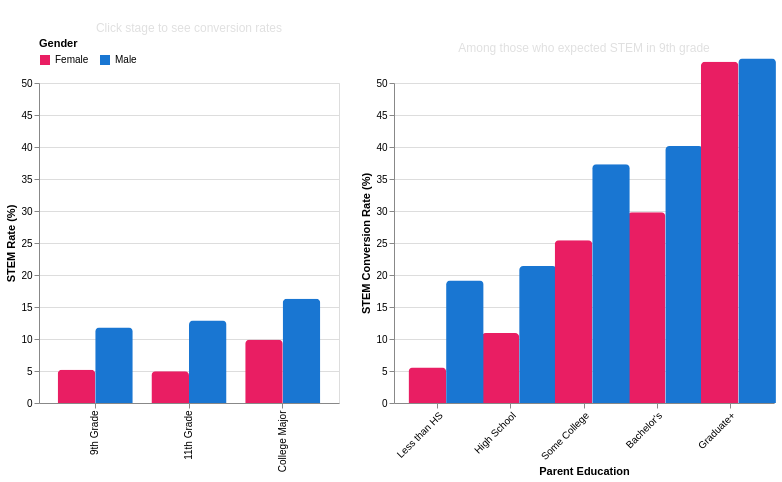

Notebook code for this chart:
### Markdown cell above
## Viz 5: The STEM Pipeline - 9th Grade to College (HSLS)

**Research Question:** How does the STEM pipeline "leak" differently for males vs females?

- **Left Chart (Driver):** STEM rates at each stage (9th, 11th, College) by Gender
- **Right Chart:** Conversion rates from expectation to major by Parent Education x Gender

### Code cell
hsls_v5 = hsls_df[(hsls_df["X1SEX"].isin([1, 2])) &
                   (hsls_df["X1STU30OCC_STEM1"].notna()) &
                   (hsls_df["X4RFDGMJSTEM"].notna()) &
                   (hsls_df["X1PAR1EDU"].notna())].copy()
hsls_v5 = hsls_v5[hsls_v5["X1PAR1EDU"] > 0]

hsls_v5["Gender"] = hsls_v5["X1SEX"].map({1: "Male", 2: "Female"})
hsls_v5["Parent_Education"] = hsls_v5["X1PAR1EDU"].map(hsls_edu_map)
hsls_v5["STEM_9th"] = hsls_v5["X1STU30OCC_STEM1"] == 1
hsls_v5["STEM_Major"] = hsls_v5["X4RFDGMJSTEM"] == 1

if "X2STU30OCC_STEM1" in hsls_v5.columns:
    hsls_v5["STEM_11th"] = hsls_v5["X2STU30OCC_STEM1"] == 1
else:
    hsls_v5["STEM_11th"] = hsls_v5["STEM_9th"]

pipeline_rows = []
for stage, col in [("9th Grade", "STEM_9th"), ("11th Grade", "STEM_11th"), ("College Major", "STEM_Major")]:
    for gender in ["Female", "Male"]:
        subset = hsls_v5[hsls_v5["Gender"] == gender]
        rate = subset[col].mean() * 100
        count = len(subset)
        pipeline_rows.append({"Stage": stage, "Gender": gender, "STEM_Rate": rate, "Count": count})
pipeline_df = pd.DataFrame(pipeline_rows)

stem_expecters = hsls_v5[hsls_v5["STEM_9th"] == True]
conversion_data = stem_expecters.groupby(["Parent_Education", "Gender"]).agg(
    Conversion_Rate=("STEM_Major", "mean"),
    Count=("STEM_Major", "count")
).reset_index()
conversion_data["Conversion_Rate"] = conversion_data["Conversion_Rate"] * 100

stage_order = ["9th Grade", "11th Grade", "College Major"]
stage_select = alt.selection_point(fields=["Stage"], name="stage_select")

left_chart = alt.Chart(pipeline_df).mark_bar(
    cornerRadiusTopLeft=4, cornerRadiusTopRight=4, cursor="pointer"
).encode(
    x=alt.X("Stage:N", title=None, sort=stage_order),
    xOffset=alt.XOffset("Gender:N"),
    y=alt.Y("STEM_Rate:Q", title="STEM Rate (%)", scale=alt.Scale(domain=[0, 50])),
    color=alt.Color("Gender:N",
                    scale=alt.Scale(domain=["Female", "Male"], range=["#E91E63", "#1976D2"]),
                    legend=alt.Legend(title="Gender", orient="top")),
    opacity=alt.condition(stage_select, alt.value(1), alt.value(0.4)),
    tooltip=["Stage:N", "Gender:N",
             alt.Tooltip("STEM_Rate:Q", format=".1f", title="STEM Rate (%)"),
             alt.Tooltip("Count:Q", format=",d", title="Students")]
).add_params(stage_select).properties(
    name="view_1",
    title={"text": "STEM Pipeline by Gender", "subtitle": "Click stage to see conversion rates",
           "color": "#FFFFFF", "fontSize": 14, "subtitleColor": "#E0E0E0"},
    width=300, height=320
)

right_chart = alt.Chart(conversion_data).mark_bar(
    cornerRadiusTopLeft=4, cornerRadiusTopRight=4
).encode(
    x=alt.X("Parent_Education:N", title="Parent Education", sort=hsls_edu_order, axis=alt.Axis(labelAngle=-45)),
    xOffset=alt.XOffset("Gender:N"),
    y=alt.Y("Conversion_Rate:Q", title="STEM Conversion Rate (%)", scale=alt.Scale(domain=[0, 50])),
    color=alt.Color("Gender:N",
                    scale=alt.Scale(domain=["Female", "Male"], range=["#E91E63", "#1976D2"]),
                    legend=None),
    tooltip=["Parent_Education:N", "Gender:N",
             alt.Tooltip("Conversion_Rate:Q", format=".1f", title="Conversion Rate (%)"),
             alt.Tooltip("Count:Q", format=",d", title="STEM Expecters")]
).properties(
    title={"text": "Conversion: Expectation to Major", "subtitle": "Among those who expected STEM in 9th grade",
           "color": "#FFFFFF", "fontSize": 14, "subtitleColor": "#E0E0E0"},
    width=380, height=320
)

viz5 = alt.hconcat(left_chart, right_chart).resolve_scale(color="independent")
save_chart(viz5, "hsls_math_identity_race.json")
viz5

### Figure 1 — Vega-Lite specification as saved in the notebook (floating-point values rounded to 4 significant figures)
{"config": {"view": {"continuousWidth": 300, "continuousHeight": 300}}, "hconcat": [{"data": {"name": "data-71c7dfe0ed95b68d0548e1c478614fac"}, "mark": {"type": "bar", "cornerRadiusTopLeft": 4, "cornerRadiusTopRight": 4, "cursor": "pointer"}, "encoding": {"color": {"field": "Gender", "legend": {"orient": "top", "title": "Gender"}, "scale": {"domain": ["Female", "Male"], "range": ["#E91E63", "#1976D2"]}, "type": "nominal"}, "opacity": {"condition": {"param": "stage_select", "value": 1}, "value": 0.4}, "tooltip": [{"field": "Stage", "type": "nominal"}, {"field": "Gender", "type": "nominal"}, {"field": "STEM_Rate", "format": ".1f", "title": "STEM Rate (%)", "type": "quantitative"}, {"field": "Count", "format": ",d", "title": "Students", "type": "quantitative"}], "x": {"field": "Stage", "sort": ["9th Grade", "11th Grade", "College Major"], "title": null, "type": "nominal"}, "xOffset": {"field": "Gender", "type": "nominal"}, "y": {"field": "STEM_Rate", "scale": {"domain": [0, 50]}, "title": "STEM Rate (%)", "type": "quantitative"}}, "height": 320, "name": "view_1", "title": {"text": "STEM Pipeline by Gender", "subtitle": "Click stage to see conversion rates", "color": "#FFFFFF", "fontSize": 14, "subtitleColor": "#E0E0E0"}, "width": 300}, {"data": {"name": "data-5035f67868e552e5008ca224e6ea2cd2"}, "mark": {"type": "bar", "cornerRadiusTopLeft": 4, "cornerRadiusTopRight": 4}, "encoding": {"color": {"field": "Gender", "legend": null, "scale": {"domain": ["Female", "Male"], "range": ["#E91E63", "#1976D2"]}, "type": "nominal"}, "tooltip": [{"field": "Parent_Education", "type": "nominal"}, {"field": "Gender", "type": "nominal"}, {"field": "Conversion_Rate", "format": ".1f", "title": "Conversion Rate (%)", "type": "quantitative"}, {"field": "Count", "format": ",d", "title": "STEM Expecters", "type": "quantitative"}], "x": {"axis": {"labelAngle": -45}, "field": "Parent_Education", "sort": ["Less than HS", "High School", "Some College", "Bachelor's", "Graduate+"], "title": "Parent Education", "type": "nominal"}, "xOffset": {"field": "Gender", "type": "nominal"}, "y": {"field": "Conversion_Rate", "scale": {"domain": [0, 50]}, "title": "STEM Conversion Rate (%)", "type": "quantitative"}}, "height": 320, "title": {"text": "Conversion: Expectation to Major", "subtitle": "Among those who expected STEM in 9th grade", "color": "#FFFFFF", "fontSize": 14, "subtitleColor": "#E0E0E0"}, "width": 380}], "params": [{"name": "stage_select", "select": {"type": "point", "fields": ["Stage"]}, "views": ["view_1"]}], "resolve": {"scale": {"color": "independent"}}, "$schema": "https://vega.github.io/schema/vega-lite/v5.20.1.json", "datasets": {"data-71c7dfe0ed95b68d0548e1c478614fac": [{"Stage": "9th Grade", "Gender": "Female", "STEM_Rate": 5.21, "Count": 8349}, {"Stage": "9th Grade", "Gender": "Male", "STEM_Rate": 11.8, "Count": 8434}, {"Stage": "11th Grade", "Gender": "Female", "STEM_Rate": 4.971, "Count": 8349}, {"Stage": "11th Grade", "Gender": "Male", "STEM_Rate": 12.9, "Count": 8434}, {"Stage": "College Major", "Gender": "Female", "STEM_Rate": 9.893, "Count": 8349}, {"Stage": "College Major", "Gender": "Male", "STEM_Rate": 16.3, "Count": 8434}], "data-5035f67868e552e5008ca224e6ea2cd2": [{"Parent_Education": "Bachelor's", "Gender": "Female", "Conversion_Rate": 29.79, "Count": 47}, {"Parent_Education": "Bachelor's", "Gender": "Male", "Conversion_Rate": 40.16, "Count": 122}, {"Parent_Education": "Graduate+", "Gender": "Female", "Conversion_Rate": 53.33, "Count": 15}, {"Parent_Education": "Graduate+", "Gender": "Male", "Conversion_Rate": 53.85, "Count": 39}, {"Parent_Education": "High School", "Gender": "Female", "Conversion_Rate": 10.92, "Count": 174}, {"Parent_Education": "High School", "Gender": "Male", "Conversion_Rate": 21.41, "Count": 369}, {"Parent_Education": "Less than HS", "Gender": "Female", "Conversion_Rate": 5.556, "Count": 18}, {"Parent_Education": "Less than HS", "Gender": "Male", "Conversion_Rate": 19.15, "Count": 47}, {"Parent_Education": "Some College", "Gender": "Female", "Conversion_Rate": 25.41, "Count": 181}, {"Parent_Education": "Some College", "Gender": "Male", "Conversion_Rate": 37.32, "Count": 418}]}}
